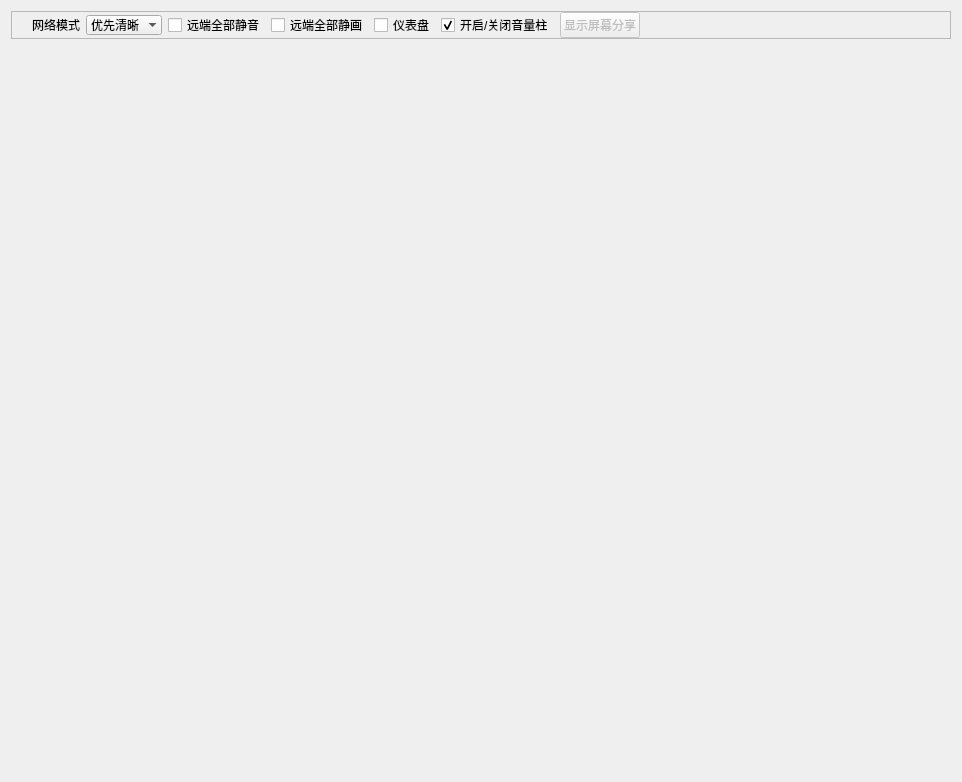
<?xml version="1.0" encoding="UTF-8"?>
<ui version="4.0">
 <class>TestUserVideoGroup</class>
 <widget class="QWidget" name="TestUserVideoGroup">
  <property name="geometry">
   <rect>
    <x>0</x>
    <y>0</y>
    <width>962</width>
    <height>782</height>
   </rect>
  </property>
  <property name="sizePolicy">
   <sizepolicy hsizetype="Minimum" vsizetype="Minimum">
    <horstretch>1</horstretch>
    <verstretch>1</verstretch>
   </sizepolicy>
  </property>
  <property name="windowTitle">
   <string>Form</string>
  </property>
  <property name="layoutDirection">
   <enum>Qt::RightToLeft</enum>
  </property>
  <property name="styleSheet">
   <string notr="true"/>
  </property>
  <layout class="QVBoxLayout" name="verticalLayout_2">
   <item>
    <widget class="QFrame" name="frame">
     <property name="sizePolicy">
      <sizepolicy hsizetype="Minimum" vsizetype="Minimum">
       <horstretch>0</horstretch>
       <verstretch>0</verstretch>
      </sizepolicy>
     </property>
     <property name="layoutDirection">
      <enum>Qt::LeftToRight</enum>
     </property>
     <property name="autoFillBackground">
      <bool>false</bool>
     </property>
     <property name="frameShape">
      <enum>QFrame::StyledPanel</enum>
     </property>
     <property name="frameShadow">
      <enum>QFrame::Raised</enum>
     </property>
     <layout class="QHBoxLayout" name="horizontalLayout">
      <property name="leftMargin">
       <number>0</number>
      </property>
      <property name="topMargin">
       <number>0</number>
      </property>
      <property name="rightMargin">
       <number>0</number>
      </property>
      <property name="bottomMargin">
       <number>0</number>
      </property>
      <item>
       <spacer name="horizontalSpacer_2">
        <property name="orientation">
         <enum>Qt::Horizontal</enum>
        </property>
        <property name="sizeType">
         <enum>QSizePolicy::Preferred</enum>
        </property>
        <property name="sizeHint" stdset="0">
         <size>
          <width>20</width>
          <height>20</height>
         </size>
        </property>
       </spacer>
      </item>
      <item>
       <widget class="QLabel" name="label_37">
        <property name="text">
         <string>网络模式</string>
        </property>
       </widget>
      </item>
      <item>
       <widget class="QComboBox" name="networkModeCb">
        <property name="mouseTracking">
         <bool>true</bool>
        </property>
        <property name="styleSheet">
         <string notr="true"/>
        </property>
        <property name="frame">
         <bool>false</bool>
        </property>
        <item>
         <property name="text">
          <string>优先清晰</string>
         </property>
        </item>
        <item>
         <property name="text">
          <string>优先流畅</string>
         </property>
        </item>
       </widget>
      </item>
      <item>
       <widget class="QCheckBox" name="muteAllRemoteAudioCb">
        <property name="enabled">
         <bool>true</bool>
        </property>
        <property name="text">
         <string>远端全部静音</string>
        </property>
       </widget>
      </item>
      <item>
       <widget class="QCheckBox" name="muteAllRemoteVideoCb">
        <property name="enabled">
         <bool>true</bool>
        </property>
        <property name="text">
         <string>远端全部静画</string>
        </property>
       </widget>
      </item>
      <item>
       <widget class="QCheckBox" name="openDashBoardCb">
        <property name="enabled">
         <bool>true</bool>
        </property>
        <property name="text">
         <string>仪表盘</string>
        </property>
       </widget>
      </item>
      <item>
       <widget class="QCheckBox" name="checkBoxVolumeEvaluation">
        <property name="text">
         <string>开启/关闭音量柱</string>
        </property>
        <property name="checked">
         <bool>true</bool>
        </property>
       </widget>
      </item>
      <item>
       <widget class="QPushButton" name="pushButtonShowRemoteScreenShare">
        <property name="enabled">
         <bool>false</bool>
        </property>
        <property name="text">
         <string>显示屏幕分享</string>
        </property>
       </widget>
      </item>
      <item>
       <spacer name="horizontalSpacer">
        <property name="orientation">
         <enum>Qt::Horizontal</enum>
        </property>
        <property name="sizeType">
         <enum>QSizePolicy::Expanding</enum>
        </property>
        <property name="sizeHint" stdset="0">
         <size>
          <width>70</width>
          <height>20</height>
         </size>
        </property>
       </spacer>
      </item>
     </layout>
    </widget>
   </item>
   <item>
    <widget class="QScrollArea" name="scrollVeiw">
     <property name="sizePolicy">
      <sizepolicy hsizetype="Minimum" vsizetype="Minimum">
       <horstretch>1</horstretch>
       <verstretch>1</verstretch>
      </sizepolicy>
     </property>
     <property name="font">
      <font>
       <pointsize>14</pointsize>
       <kerning>true</kerning>
      </font>
     </property>
     <property name="layoutDirection">
      <enum>Qt::LeftToRight</enum>
     </property>
     <property name="frameShape">
      <enum>QFrame::NoFrame</enum>
     </property>
     <property name="lineWidth">
      <number>0</number>
     </property>
     <property name="verticalScrollBarPolicy">
      <enum>Qt::ScrollBarAsNeeded</enum>
     </property>
     <property name="horizontalScrollBarPolicy">
      <enum>Qt::ScrollBarAsNeeded</enum>
     </property>
     <property name="widgetResizable">
      <bool>false</bool>
     </property>
     <widget class="QWidget" name="mainVideoPlaceHolder">
      <property name="geometry">
       <rect>
        <x>0</x>
        <y>0</y>
        <width>895</width>
        <height>699</height>
       </rect>
      </property>
      <property name="sizePolicy">
       <sizepolicy hsizetype="Expanding" vsizetype="Expanding">
        <horstretch>1</horstretch>
        <verstretch>1</verstretch>
       </sizepolicy>
      </property>
     </widget>
    </widget>
   </item>
  </layout>
 </widget>
 <resources/>
 <connections/>
</ui>
